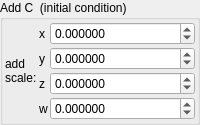
    <widget class="QGroupBox" name="groupBox_5">
     <property name="title">
      <string>Add C  (initial condition)</string>
     </property>
     <layout class="QVBoxLayout" name="verticalLayout_8">
      <property name="leftMargin">
       <number>2</number>
      </property>
      <property name="topMargin">
       <number>2</number>
      </property>
      <property name="rightMargin">
       <number>2</number>
      </property>
      <property name="bottomMargin">
       <number>2</number>
      </property>
      <item>
       <layout class="QGridLayout" name="gridLayout_45" columnstretch="0,0,2">
        <property name="spacing">
         <number>2</number>
        </property>
        <item row="0" column="1">
         <widget class="QLabel" name="label_161">
          <property name="text">
           <string notr="true">x</string>
          </property>
         </widget>
        </item>
        <item row="3" column="1">
         <widget class="QLabel" name="label_169">
          <property name="text">
           <string notr="true">w</string>
          </property>
         </widget>
        </item>
        <item row="2" column="2">
         <widget class="MyDoubleSpinBox" name="spinbox4_transf_scale_1111_z">
          <property name="sizePolicy">
           <sizepolicy hsizetype="Minimum" vsizetype="Maximum">
            <horstretch>0</horstretch>
            <verstretch>0</verstretch>
           </sizepolicy>
          </property>
          <property name="prefix">
           <string/>
          </property>
          <property name="suffix">
           <string/>
          </property>
          <property name="decimals">
           <number>6</number>
          </property>
          <property name="minimum">
           <double>-99.989999999999995</double>
          </property>
          <property name="maximum">
           <double>99.989999999999995</double>
          </property>
          <property name="singleStep">
           <double>0.100000000000000</double>
          </property>
         </widget>
        </item>
        <item row="0" column="2">
         <widget class="MyDoubleSpinBox" name="spinbox4_transf_scale_1111_x">
          <property name="sizePolicy">
           <sizepolicy hsizetype="Minimum" vsizetype="Maximum">
            <horstretch>0</horstretch>
            <verstretch>0</verstretch>
           </sizepolicy>
          </property>
          <property name="prefix">
           <string/>
          </property>
          <property name="suffix">
           <string/>
          </property>
          <property name="decimals">
           <number>6</number>
          </property>
          <property name="minimum">
           <double>-99.989999999999995</double>
          </property>
          <property name="maximum">
           <double>99.989999999999995</double>
          </property>
          <property name="singleStep">
           <double>0.100000000000000</double>
          </property>
         </widget>
        </item>
        <item row="2" column="1">
         <widget class="QLabel" name="label_165">
          <property name="text">
           <string notr="true">z</string>
          </property>
         </widget>
        </item>
        <item row="1" column="1">
         <widget class="QLabel" name="label_166">
          <property name="text">
           <string notr="true">y</string>
          </property>
         </widget>
        </item>
        <item row="3" column="2">
         <widget class="MyDoubleSpinBox" name="spinbox4_transf_scale_1111_w">
          <property name="sizePolicy">
           <sizepolicy hsizetype="Minimum" vsizetype="Maximum">
            <horstretch>0</horstretch>
            <verstretch>0</verstretch>
           </sizepolicy>
          </property>
          <property name="prefix">
           <string/>
          </property>
          <property name="suffix">
           <string/>
          </property>
          <property name="decimals">
           <number>6</number>
          </property>
          <property name="minimum">
           <double>-99.989999999999995</double>
          </property>
          <property name="maximum">
           <double>99.989999999999995</double>
          </property>
          <property name="singleStep">
           <double>0.100000000000000</double>
          </property>
         </widget>
        </item>
        <item row="1" column="2">
         <widget class="MyDoubleSpinBox" name="spinbox4_transf_scale_1111_y">
          <property name="sizePolicy">
           <sizepolicy hsizetype="Minimum" vsizetype="Maximum">
            <horstretch>0</horstretch>
            <verstretch>0</verstretch>
           </sizepolicy>
          </property>
          <property name="prefix">
           <string/>
          </property>
          <property name="suffix">
           <string/>
          </property>
          <property name="decimals">
           <number>6</number>
          </property>
          <property name="minimum">
           <double>-99.989999999999995</double>
          </property>
          <property name="maximum">
           <double>99.989999999999995</double>
          </property>
          <property name="singleStep">
           <double>0.100000000000000</double>
          </property>
         </widget>
        </item>
        <item row="1" column="0" rowspan="2">
         <widget class="QLabel" name="label_167">
          <property name="text">
           <string>add
scale:</string>
          </property>
         </widget>
        </item>
       </layout>
      </item>
     </layout>
    </widget>
